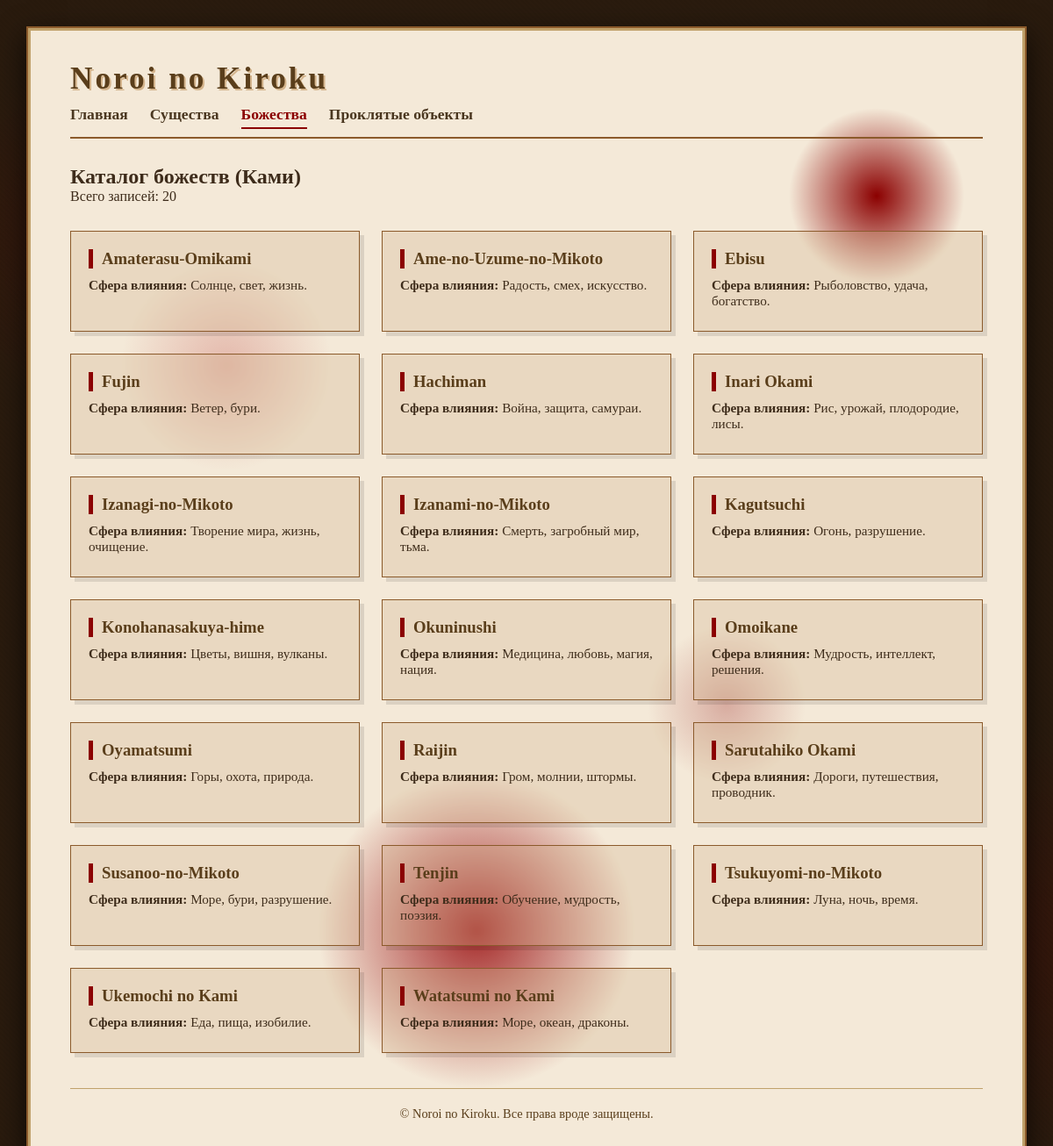
The app's page /deities.php with its own data.
### tables this page shows
CREATE TABLE `deity` (
  `id` int(2) NOT NULL,
  `kami` varchar(22) DEFAULT NULL,
  `name_kanji` varchar(5) DEFAULT NULL,
  `story_id` varchar(9) DEFAULT NULL,
  `domain` varchar(31) DEFAULT NULL,
  `desc` varchar(319) DEFAULT NULL
);

### deities.php (the view)
<?php
require_once 'includes/config.php';
include 'includes/header.php';
try {
    $stmt = $pdo->query("SELECT id, kami, domain FROM deity ORDER BY kami");
    $deities = $stmt->fetchAll();
} catch (PDOException $e) {
    die("Ошибка при получении списка божеств: " . $e->getMessage());
}
?>
<h2>Каталог божеств (Ками)</h2>
<p>Всего записей: <?php echo count($deities); ?></p>
<div class="catalog-grid">
    <?php foreach ($deities as $deity): ?>
        <div class="card">
            <h3><a href="deity.php?id=<?php echo $deity['id']; ?>"><?php echo htmlspecialchars($deity['kami']); ?></a></h3>
            <p><strong>Сфера влияния:</strong> <?php echo htmlspecialchars($deity['domain']); ?></p>
        </div>
    <?php endforeach; ?>
</div>
<?php
include 'includes/footer.php';
?>

### includes/header.php (shortened to what this page needs)
<?php
function isActive($page) {
    return basename($_SERVER['PHP_SELF']) == $page ? 'active' : '';
}
?>
<!DOCTYPE html>
<html lang="ru">
<head>
    <link rel="stylesheet" href="assets/css/style.css">
</head>
<body>
    <div class="scroll-container">
        <header>
            <h1><a href="index.php">Noroi no Kiroku</a></h1>
            <nav>
                <ul>
                    <li class="<?php echo isActive('index.php'); ?>"><a href="index.php">Главная</a></li>
                    <li class="<?php echo isActive('creatures.php'); ?>"><a href="creatures.php">Существа</a></li>
                    <li class="<?php echo isActive('deities.php'); ?>"><a href="deities.php">Божества</a></li>
                    <li class="<?php echo isActive('objects.php'); ?>"><a href="objects.php">Проклятые объекты</a></li>
                </ul>
            </nav>
        </header>
        <main>

### includes/footer.php (shortened to what this page needs)
        </main>
        <footer>
            <p>&copy; Noroi no Kiroku. Все права вроде защищены.</p>
        </footer>
    </div>
</body>
</html>

### assets/css/style.css (style rules this page uses)
* { margin: 0; padding: 0; box-sizing: border-box; }
body { font-family: 'Times New Roman', 'Yu Mincho', 'MS Mincho', serif; background-color: #2a1b0e; background-image: repeating-linear-gradient(45deg, rgba(0,0,0,0.05) 0px, rgba(0,0,0,0.05) 2px, transparent 2px, transparent 4px), radial-gradient(circle at 10% 20%, rgba(139, 0, 0, 0.15) 0px, transparent 200px), radial-gradient(circle at 95% 80%, rgba(100, 0, 0, 0.2) 0px, transparent 250px), radial-gradient(circle at 30% 90%, #3a1a1a 0px, transparent 150px); min-height: 100vh; display: flex; justify-content: center; align-items: center; padding: 30px; color: #3e2c1b; }
.scroll-container { max-width: 1200px; width: 100%; background-color: #f4e9d8; padding: 40px 50px; box-shadow: 0 10px 30px rgba(0, 0, 0, 0.7), 0 0 0 2px #8b5a2b inset, 0 0 0 5px #c0a16b inset; border-radius: 0; position: relative; z-index: 1; }
.scroll-container::before { content: ''; position: absolute; top: 0; left: 0; right: 0; bottom: 0; background: radial-gradient(circle at 20% 30%, rgba(180, 40, 40, 0.25) 0px, transparent 120px), radial-gradient(circle at 85% 15%, #8b0000 0px, transparent 100px), radial-gradient(circle at 45% 80%, #a52a2a 0px, transparent 180px), radial-gradient(circle at 70% 60%, rgba(150, 30, 30, 0.3) 0px, transparent 90px); pointer-events: none; z-index: 2; }
header { border-bottom: 2px solid #8b5a2b; margin-bottom: 30px; padding-bottom: 15px; position: relative; z-index: 10; }
header h1 a { text-decoration: none; color: #5a3e1b; font-size: 2.2rem; text-shadow: 2px 2px 0 #d4b48c; letter-spacing: 3px; transition: color 0.3s; }
nav ul { list-style: none; display: flex; gap: 25px; margin-top: 10px; }
nav ul li a { text-decoration: none; color: #4a3720; font-weight: bold; font-size: 1.1rem; padding: 5px 0; border-bottom: 2px solid transparent; transition: border-color 0.3s, color 0.3s; }
nav ul li a:hover, nav ul li.active a { border-bottom-color: #8b0000; color: #8b0000; }
main { position: relative; z-index: 10; min-height: 60vh; }
.catalog-grid { display: grid; grid-template-columns: repeat(auto-fill, minmax(280px, 1fr)); gap: 25px; margin-top: 30px; }
.card { background: rgba(210, 180, 140, 0.3); padding: 20px; border: 1px solid #8b5a2b; box-shadow: 5px 5px 0 rgba(0, 0, 0, 0.1); transition: transform 0.2s, box-shadow 0.2s; backdrop-filter: blur(2px); }
.card h3 { margin-bottom: 10px; color: #5a3e1b; border-left: 5px solid #8b0000; padding-left: 10px; }
.card h3 a { text-decoration: none; color: inherit; }
.card p { margin-bottom: 5px; font-size: 0.95rem; }
footer { margin-top: 40px; text-align: center; border-top: 1px solid #c0a16b; padding-top: 20px; font-size: 0.9rem; color: #5a3e1b; position: relative; z-index: 10; }
a { color: #5a3e1b; }

### records on screen
deity: kami "Amaterasu-Omikami", domain "Солнце, свет, жизнь."
deity: kami "Ame-no-Uzume-no-Mikoto", domain "Радость, смех, искусство."
deity: kami "Ebisu", domain "Рыболовство, удача, богатство."
deity: kami "Fujin", domain "Ветер, бури."
deity: kami "Hachiman", domain "Война, защита, самураи."
deity: kami "Inari Okami", domain "Рис, урожай, плодородие, лисы."
deity: kami "Izanagi-no-Mikoto", domain "Творение мира, жизнь, очищение."
deity: kami "Izanami-no-Mikoto", domain "Смерть, загробный мир, тьма."
deity: kami "Kagutsuchi", domain "Огонь, разрушение."
deity: kami "Konohanasakuya-hime", domain "Цветы, вишня, вулканы."
deity: kami "Okuninushi", domain "Медицина, любовь, магия, нация."
deity: kami "Omoikane", domain "Мудрость, интеллект, решения."
deity: kami "Oyamatsumi", domain "Горы, охота, природа."
deity: kami "Raijin", domain "Гром, молнии, штормы."
deity: kami "Sarutahiko Okami", domain "Дороги, путешествия, проводник."
deity: kami "Susanoo-no-Mikoto", domain "Море, бури, разрушение."
deity: kami "Tenjin", domain "Обучение, мудрость, поэзия."
deity: kami "Tsukuyomi-no-Mikoto", domain "Луна, ночь, время."
deity: kami "Ukemochi no Kami", domain "Еда, пища, изобилие."
deity: kami "Watatsumi no Kami", domain "Море, океан, драконы."

### other values on screen
count($deities) "20"
